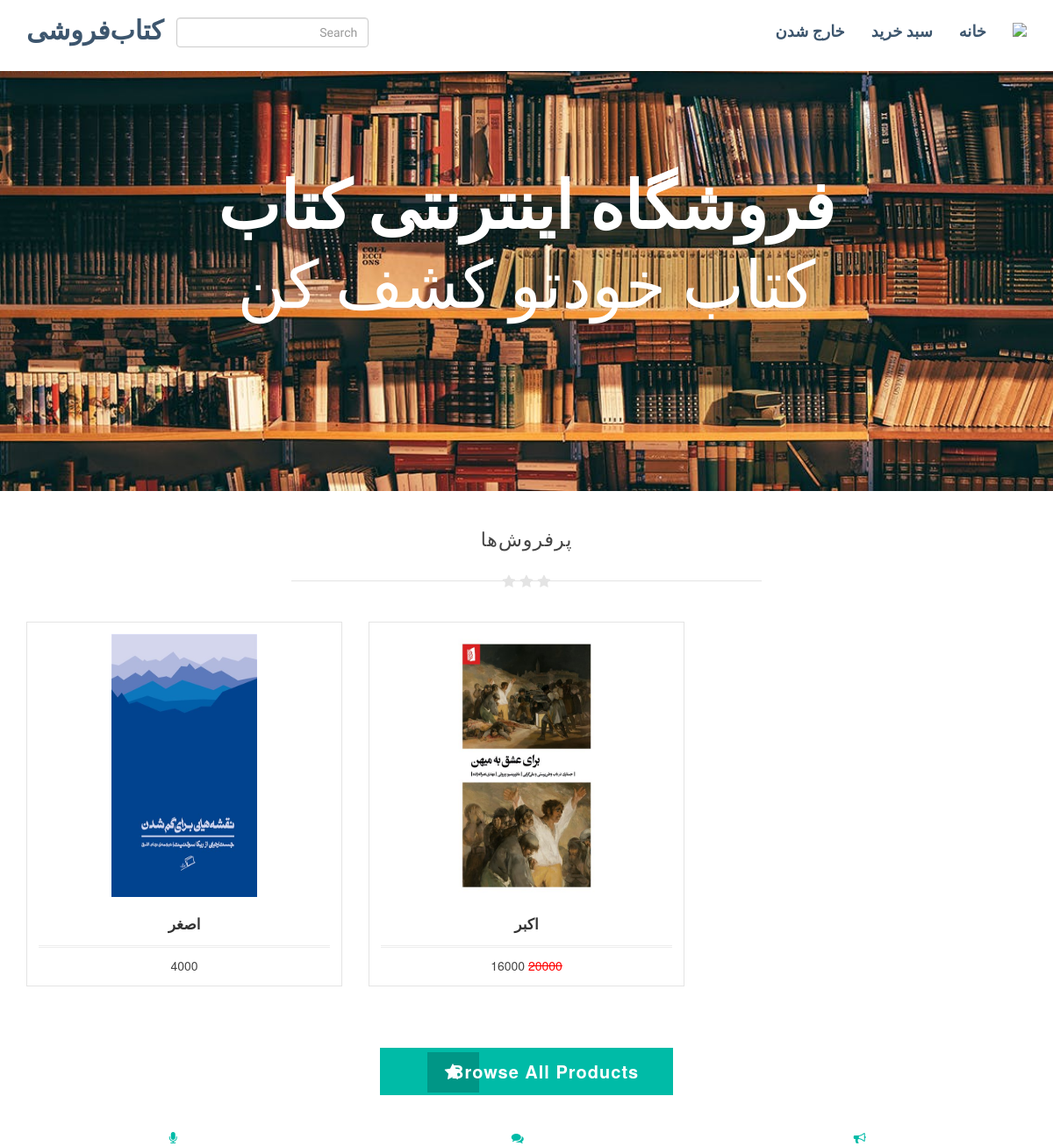
The app's page / (upper part), older data.
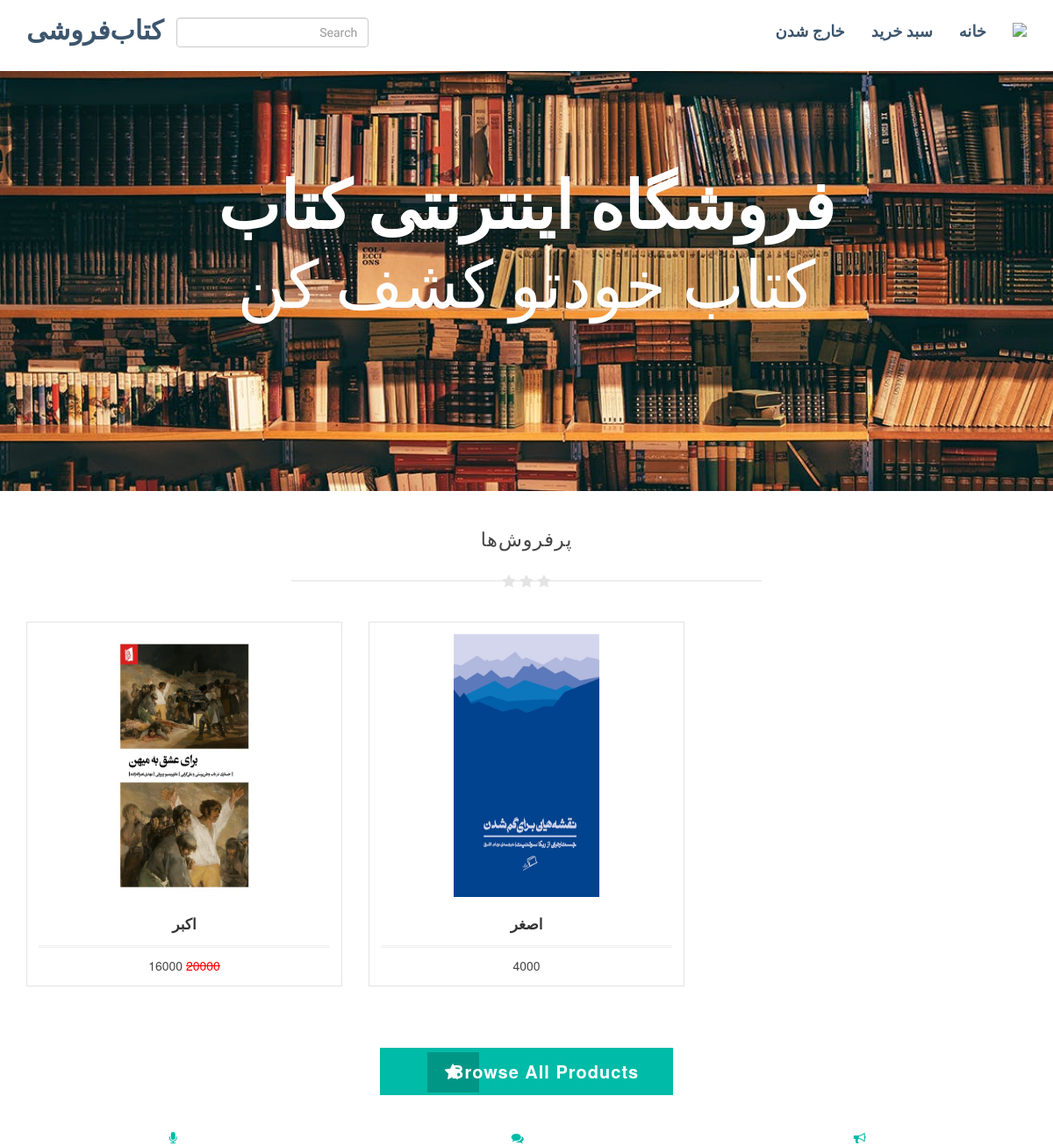
The same page, newer data.
### book/models.py (models this page shows, shortened)
class Book(models.Model):
    title = models.CharField(max_length=200, verbose_name="عنوان")
    author = models.CharField(max_length=200, verbose_name="نویسنده")
    publisher = models.CharField(max_length=100, verbose_name="ناشر")
    category = models.ManyToManyField(Category, related_name='book', verbose_name="دسته‌بندی")
    description = models.TextField(verbose_name="توضیحات")
    time_add = models.DateTimeField(auto_now_add=True, verbose_name="تاریخ ثبت")
    price = models.PositiveIntegerField(default=0, verbose_name="قیمت")
    discount = models.ForeignKey(Discount, related_name="discount", on_delete=models.SET_NULL, blank=True, null=True,
                                 verbose_name="تخفیف")
    image = models.ImageField(upload_to='covers/', default="covers/blank.jpg", blank=False, null=True,
                              verbose_name="عکس")
    storage = models.PositiveIntegerField(default=1, verbose_name="موجودی")
    sold = models.PositiveIntegerField(default=0, verbose_name="فروخته شده")
    slug = models.SlugField(unique=True, verbose_name="عنوان رسمی برای لینک")
    objects = BookManager()
    class Meta:
        verbose_name = "کتاب"
        verbose_name_plural = "کتاب‌ها"
    def admin_image_display(self):
        return mark_safe(f'<img src="{self.image.url}" width="{90}" height={125} />')
    admin_image_display.short_description = 'Image'
    def get_final_price(self):
        if self.discount is None:
            final_price = self.price
        else:
            if self.discount.flat_amount is None:
                final_price = self.price * (1 - self.discount.percentage)
            else:
                if self.discount.flat_amount * self.discount.percentage >= self.price:
                    final_price = self.price - self.discount.flat_amount
                else:
                    final_price = self.price * (1 - self.discount.percentage)
        return int(final_price)

### discounts/models.py (models this page shows, shortened)
class Discount(models.Model):
    title = models.CharField(max_length=50, verbose_name="عنوان")
    percentage = models.FloatField(default=0, verbose_name="درصد")
    flat_amount = models.PositiveIntegerField(blank=True, null=True, verbose_name="مبلغ ثابت")
    class Meta:
        verbose_name = "تخفیف"
        verbose_name_plural = "تخفیف‌ها"

### book/views.py (the view)
# urls.py: path('', HomePageView.as_view(), name='home'),
class HomePageView(ListView):
    queryset = Book.objects.order_by('sold')[0:10]
    context_object_name = 'books'
    fields = ['title', 'author', 'publisher', 'category', 'price', 'image']
    template_name = 'index.html'

### templates/index.html (shortened to what this page needs)
{% extends 'base.html' %}
{%load static from static%}
{% block pageheader %}<div class="container">
    <div class="row">
        <div class="col-md-12 text-center">
            <div class="text-homeimage">
                <div class="maintext-image" data-scrollreveal="enter top over 1.5s after 0.1s">
                    فروشگاه اینترنتی کتاب
                </div>
                <div class="subtext-image" data-scrollreveal="enter bottom over 1.7s after 0.3s">
                    کتاب خودتو کشف کن
                </div>
            </div>
        </div>
    </div>
</div>
{% endblock  %}
{% block content %}
<section class="item content">
    <div class="container">
        <div class="underlined-title">
            <div class="editContent">
                <h1 class="text-center latestitems">پرفروش‌ها</h1>
            </div>
            <div class="wow-hr type_short">
				<span class="wow-hr-h">
				<i class="fa fa-star"></i>
				<i class="fa fa-star"></i>
				<i class="fa fa-star"></i>
				</span>
            </div>
        </div>
        <div class="row">
            {% for book in books %}
            <div class="col-md-4">
                <div class="productbox">
                    <div class="fadeshop">
                        {% if book.image %}
						<div class="image-container">
                        <span class="maxproduct"><img class='resize' src="{{ book.image.url}}" alt=""></span>
						</div>
                        {% endif %}
                    </div>
                    <div class="product-details">
                        <a href="{% url 'book_detail' book.pk %}">
							<h1><b>{{book.title}}</b></h1>
                        </a>
						{% if book.discount %}
                        <span class="price">
							<span class="edd_price" style="color: red;"><s>{{book.price}}</s></span>
							<span class="add_price">{{book.get_final_price}}</span>
						</span>
						{% else %}
						  <span class="price">
							<span class="add_price">{{book.price}}</span>
						</span>
						{% endif %}
                    </div>
                </div>
            </div>
			{% endfor %}
        </div>
    </div>
</section>
<br>
<div class="item content">
    <div class="container text-center">
        <a href="shop.html" class="homebrowseitems">Browse All Products
            <div class="homebrowseitemsicon">
                <i class="fa fa-star fa-spin"></i>
            </div>
        </a>
    </div>
</div>
<br/>
<div class="item content">
    <div class="container">
        <div class="row">
            <div class="col-md-4">
                <i class="fa fa-microphone infoareaicon"></i>
            </div>
            <div class="col-md-4">
                <i class="fa fa-comments infoareaicon"></i>
            </div>
            <div class="col-md-4">
                <i class="fa fa-bullhorn infoareaicon"></i>
            </div>
        </div>
    </div>
</div>
{% endblock content %}

Row changes from the older to the newer data that the page shows:
changed Book "اکبر": moves up the list
